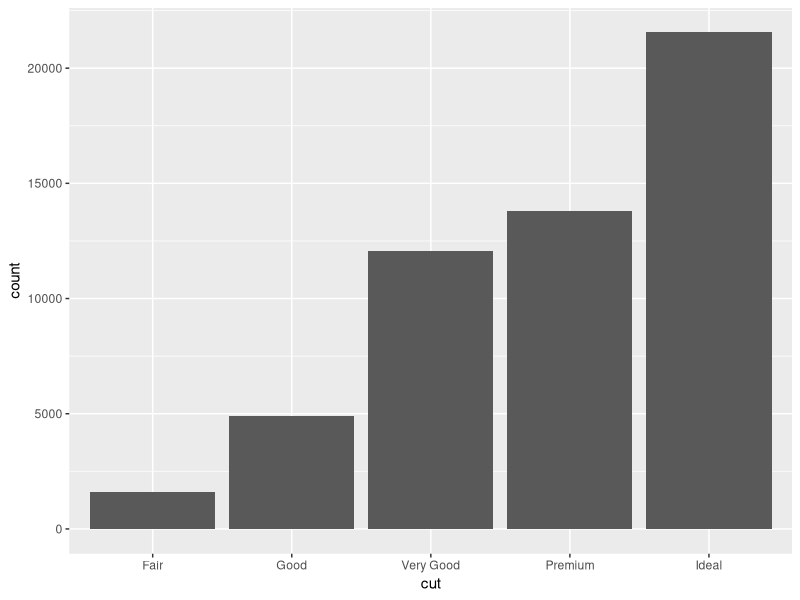
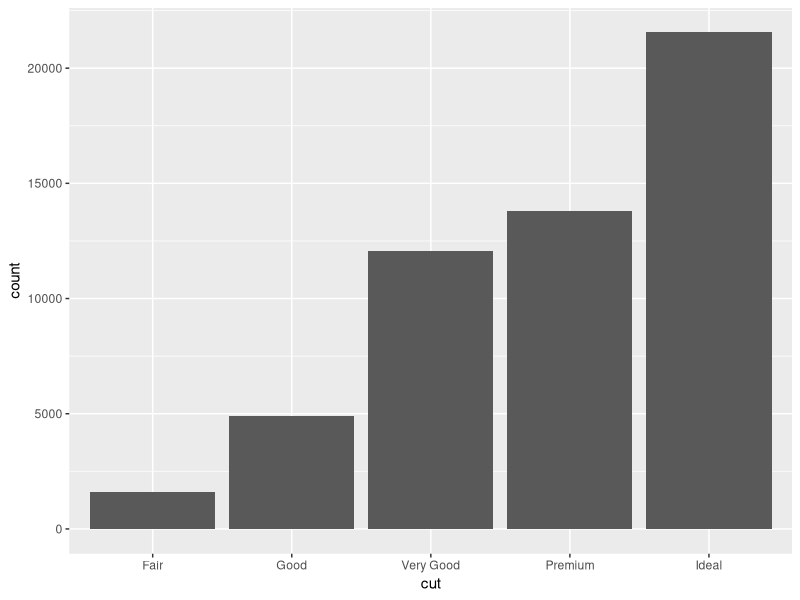

Write the R code that produced these figures, in order.
# Exercise 2: More ggplot2 Grammar

# Install and load `ggplot2`
# install.packages("ggplot2") # if needed
library("ggplot2")

# For this exercise you will again be working with the `diamonds` data set.
# Use `?diamonds` to review details about this data set
?diamonds


## Statistical Transformations

# Draw a bar chart of the diamonds data, organized by cut
# The height of each bar is based on the "count" (number) of diamonds with that cut
ggplot(data=diamonds)+
  geom_bar(mapping=aes(x=cut))

# Use the `stat_count` to apply the statistical transformation "count" to the diamonds
# by cut. You do not need a separate geometry layer!
ggplot(data=diamonds)+
  stat_count(mapping=aes(x=cut))

# Use the `stat_summary` function to draw a chart with a summary layer.
# Map the x-position to diamond `cut`, and the y-position to diamond `depth`
# Bonus: use `min` as the function ymin, `max` as the function ymax, and `median` as the function y



## Position Adjustments

# Draw a bar chart of diamond data organized by cut, with each bar filled by clarity.
# You should see a _stacked_ bar chart.


# Draw the same chart again, but with each element positioned to "fill" the y axis


# Draw the same chart again, but with each element positioned to "dodge" each other


# Draw a plot with point geometry with the x-position mapped to `cut` and the y-position mapped to `clarity`
# This creates a "grid" grouping the points


# Use the "jitter" position adjustment to keep the points from all overlapping!
# (This works a little better with a sample of diamond data, such as from the previous exercise).



## Scales

# Draw a "boxplot" (with `geom_boxplot()`) for the diamond's price (y) by color (x)


# This has a lot of outliers, making it harder to read. To fix this, draw the same plot but
# with a _logarithmic_ scale for the y axis.


# For another version, draw the same plot but with `violin` geometry instead of `boxplot` geometry!
# How does the logarithmic scale change the data presentation?


# Another interesting plot: draw a plot of the diamonds price (y) by carat (x), using a heatmap of 2d bins
# (geom_bin2d)
# What happens when you make the x and y channels scale logarithmically?


# Draw a scatter plot for the diamonds  price (y) by carat (x). Color each point by the clarity
# (Remember, this will take a while. Use a sample of the diamonds for faster results)


# Change the color of the previous plot using a ColorBrewer scale of your choice. What looks nice?



## Coordinate Systems

# Draw a bar chart with x-position and fill color BOTH mapped to cut
# For best results, SET the `width` of the geometry to be 1 (fill plot, no space between)
# You can save this to a variable for easier modifications


# Draw the same chart, but with the coordinate system flipped


# Draw the same chart, but in a polar coordinate system. Now you have a Coxcomb chart!



## Facets

# Take the scatter plot of price by carat data (colored by clarity) and add _facets_ based on
# the diamond's `color`



## Saving Plots

# Use the `ggsave()` function to save one of your plots (the most recent one generated) to disk.
# Name the output file "my-plot.png".
# Make sure you've set the working directory!!
